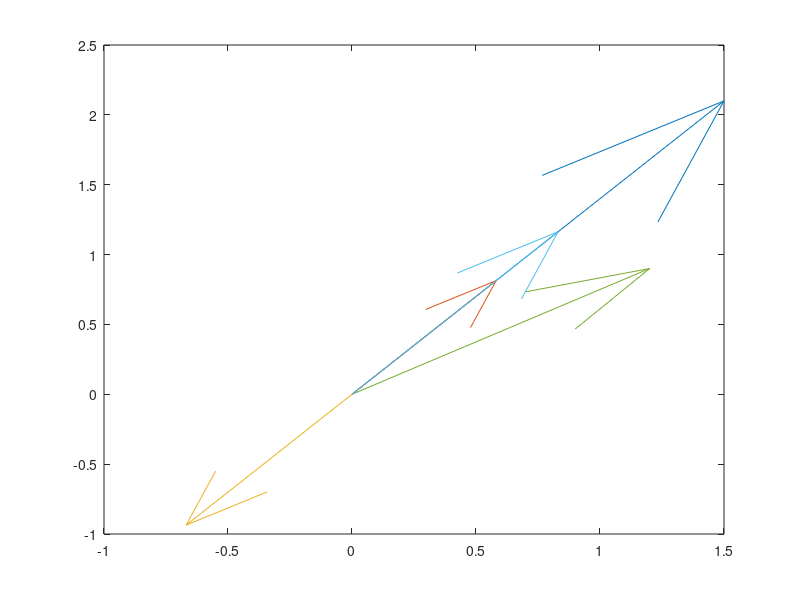

Write the MATLAB code that produced this figure. (Note: this script raises an error after producing the figure.)
ux = 1.5;
uy = 2.1;
u = [ux uy];

vx = 1.2;
vy = 0.9;
v = [vx vy];


umag = sqrt(ux.^2 + uy.^2); 
uhat_x = ux/umag
uhat_y = uy/umag;
uhat = [uhat_x, uhat_y];

v_dot_uhat = vx*uhat_x + vy*uhat_y % v dot uhat

v_dot_uhat_x = uhat_x*v_dot_uhat
v_dot_uhat_y = uhat_y*v_dot_uhat;

v_minus_u_x = v_dot_uhat_x - ux;
v_minus_u_y = v_dot_uhat_y - uy;


hca = subplot(1,1,1);

%hq = gobjects(0);
quiver(hca,0,0,ux,uy,0);
hold(hca,'on')
quiver(hca,0,0,vx,vy,0)
quiver(hca,0,0,uhat_x,uhat_y,0)
quiver(hca,0,0,v_dot_uhat_x,v_dot_uhat_y,0)
quiver(hca,0,0,v_minus_u_x,v_minus_u_y,0)
hold(hca,'off')

hca.XLim = max(abs([hca.XLim hca.YLim]))*[-1 1];
hca.YLim = max(abs([hca.XLim hca.YLim]))*[-1 1];

axis square
%axis equal
grid on

legend({'u','v','uhat','v dot uhat','v - u'})

hq = findobj(gcf,'type','quiver'); hq = hq(end:-1:1);
for ii = 1:numel(hq)
  hq(ii).LineWidth = 2;
end

%%
N = 100;
xmin = -10; xmax = 10; x = linspace(xmin,xmax,N);
ymin = -10; ymax = 10; y = linspace(ymin,ymax,N);

ly = 1;
lx = 1;
Umax = 1;
fun_U = @(y,x) Umax*y.*exp(-(x/lx).^2-(y/ly).^2);

U = fun_U(X,Y);
contLevU = linspace(-Umax,Umax,50); 

nrows = 2;
ncols = 1;
isub = 1;

hca = subplot(nrows,ncols,isub); isub = isub + 1;
pcolor(hca,X,Y,U)
shading(hca,'flat')
hold(hca,'on')
contour(hca,X,Y,U,contLevU,'k')
hold(hca,'off')
